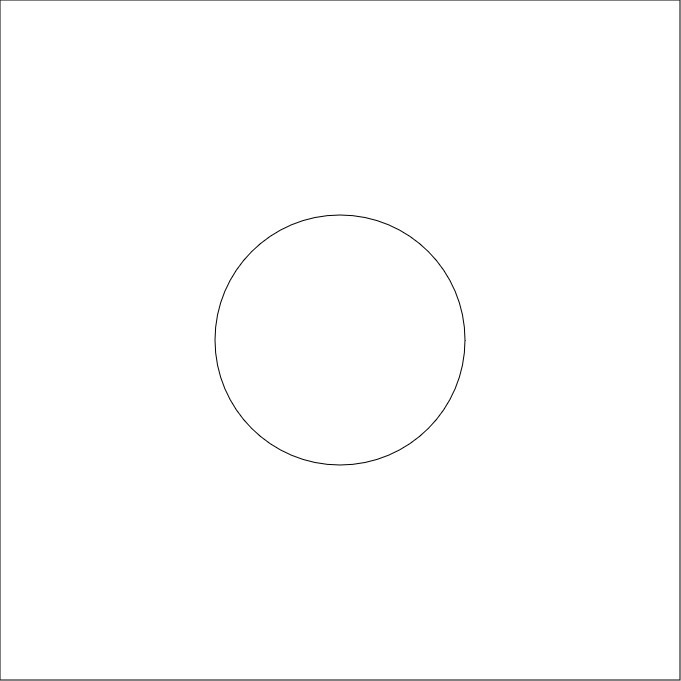
#> input picture images/circle.jpg, 681 x 681 px
$ python task1.py
#> lines starting #> are read from the running program, lines starting #| are printed output that depends on the picture; after the words box and inside, x2 and y2 are one past the last pixel; in counts of white or black regions, pixels touching at a corner belong together
import numpy as np
import cv2


def draw_circle(
        image_path: str,
        small_circle_radius_factor: int,
        final_image_path: str,
) -> np.ndarray:
    "Main function to draw 4 cirles based on the image"
    image = read_image(image_path)
    width, height, center_x, center_y = find_dimensions(image)
    large_circle_radius = _find_large_circle_radius(image, height, center_x)
    small_circle_radius = _find_small_circle_radius(large_circle_radius, small_circle_radius_factor)
    small_circle_position = _find_small_circle_postision(large_circle_radius, small_circle_radius, center_x, center_y)
    small_circles = _draw_small_circles(small_circle_position, small_circle_radius, height, width)
    combined_circle = _draw_large_circle(small_circles, large_circle_radius, center_x, center_y)
    if final_image_path:
        _save_small_circles(combined_circle, final_image_path)
    return small_circles


def read_image(image_path: str) -> np.ndarray:
    "Function to read an image"
#> called with image_path = 'images/circle.jpg'
    image = cv2.imread(image_path)
#> image is the input picture: shape (681, 681, 3); min 1, max 255, mean 253.4
    return image


def find_dimensions(image: np.ndarray) -> tuple:
    "Function to find dimensions"
    width, height = image.shape[:2]
#> width = 681; height = 681
    center_x = width // 2
#> center_x = 340
    center_y = height // 2
#> center_y = 340
#> in draw_circle, `width, height, center_x, center_y = find_dimensions(image)`: width = 681; center_x = 340
    return width, height, center_x, center_y


def _find_large_circle_radius(image: np.ndarray, height: int, center_x: int) -> int:
    "Returns the radius of the large circle"
#> called with height = 681, center_x = 340
    edge_y, break_y = None, None
    for y in range(height):
        pixel = image[y, center_x]
        if np.sum(np.abs(pixel - [255, 255, 255])) > 50:
            edge_y = y
            break
#> this loop made 1 pass
#> pixel on pass 1: [128, 128, 128]

    for y in range(edge_y + 1, height):
        pixel = image[y, center_x]
        if np.sum(np.abs(pixel - [255, 255, 255])) > 50:
            break_y = y
            break
#> this loop made 214 passes
#> pixel on passes 1 to 3: [255, 255, 255], [254, 254, 254], [255, 255, 255]

    if edge_y != None and break_y != None:
        large_radius = (break_y - edge_y) // 2
#> large_radius = 107
        return large_radius

    return None


def _find_small_circle_radius(large_circle_radius: int, small_circle_radius_factor: int) -> int:
    "Find the radius of small circles"
#> in draw_circle, `small_circle_radius = _find_small_circle_radius(large_circle_radius, s..`: small_circle_radius = 21
    return int(large_circle_radius / small_circle_radius_factor)


def _find_small_circle_postision(
        large_radius: int,
        small_radius: int,
        center_x: int,
        center_y: int,
) -> list:
    "Calculates the postition of small circles to be drawn"
#> called with large_radius = 107, small_radius = 21, center_x = 340, center_y = 340
    left_center = (center_x - large_radius - small_radius, center_y)
#> left_center = (212, 340)
    right_center = (center_x + large_radius + small_radius, center_y)
#> right_center = (468, 340)
    top_center = (center_x, center_y - large_radius - small_radius)
#> top_center = (340, 212)
    bottom_center = (center_x, center_y + large_radius + small_radius)
#> bottom_center = (340, 468)
#> in draw_circle, `small_circle_position = _find_small_circle_postision(large_circle_radi..`: small_circle_position = [(212, 340), (468, 340), (340, 212), (340, 468)]
    return [left_center, right_center, top_center, bottom_center]


def _draw_small_circles(
        small_circle_position: list,
        small_circle_radius: int,
        height: int,
        width: int,
) -> np.ndarray:
    "Create an empty image and draws 4 small circles based on the position passed to it"
#> called with small_circle_radius = 21, height = 681, width = 681
    new_image = np.ones((height, width, 3), dtype=np.uint8) * 255
    cv2.circle(new_image, small_circle_position[0], small_circle_radius, (0, 0, 0), 2)
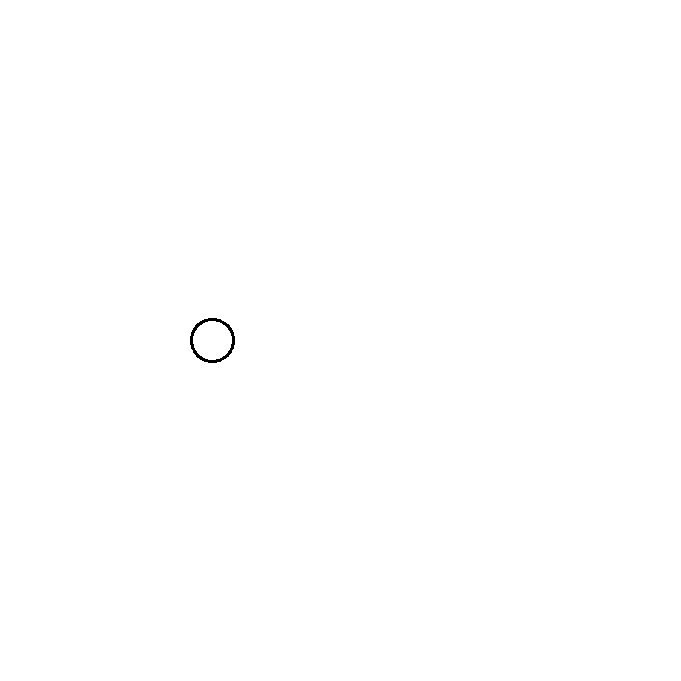
#> new_image: shape (681, 681, 3); 99.9% white; 1 black region, box (x1, y1, x2, y2) and area: (190, 318, 235, 363) 410
    cv2.circle(new_image, small_circle_position[1], small_circle_radius, (0, 0, 0), 2)
    cv2.circle(new_image, small_circle_position[2], small_circle_radius, (0, 0, 0), 2)
    cv2.circle(new_image, small_circle_position[3], small_circle_radius, (0, 0, 0), 2)
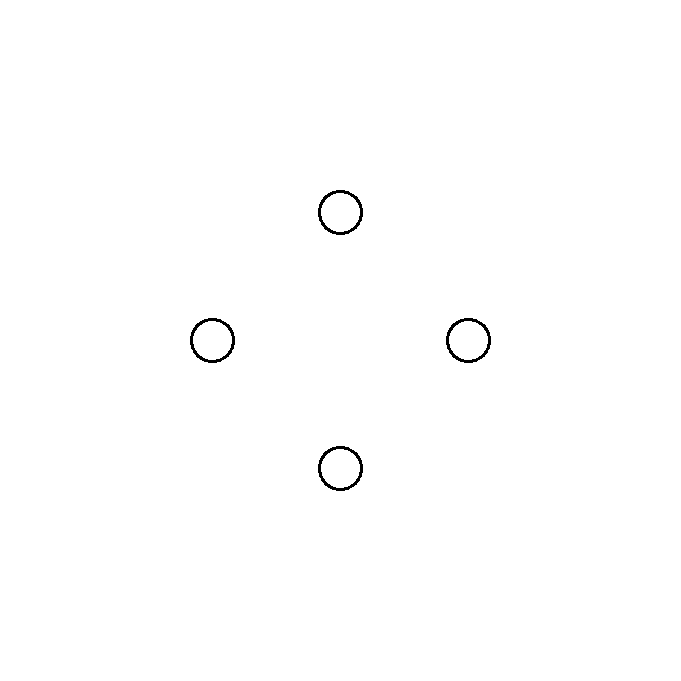
#> new_image: shape (681, 681, 3); 99.6% white; 4 black regions, box (x1, y1, x2, y2) and area: (318, 190, 363, 235) 410, (190, 318, 235, 363) 410, (446, 318, 491, 363) 410, (318, 446, 363, 491) 410
    return new_image


def _draw_large_circle(
        image: np.ndarray,
        large_circle_radius: int,
        center_x: int,
        center_y: int,
) -> np.ndarray:
    "takes the image with small circles and draws the initial circle given to us"
#> called with large_circle_radius = 107, center_x = 340, center_y = 340
    cv2.circle(image, (center_x, center_y), large_circle_radius, (0, 0, 0), 2)
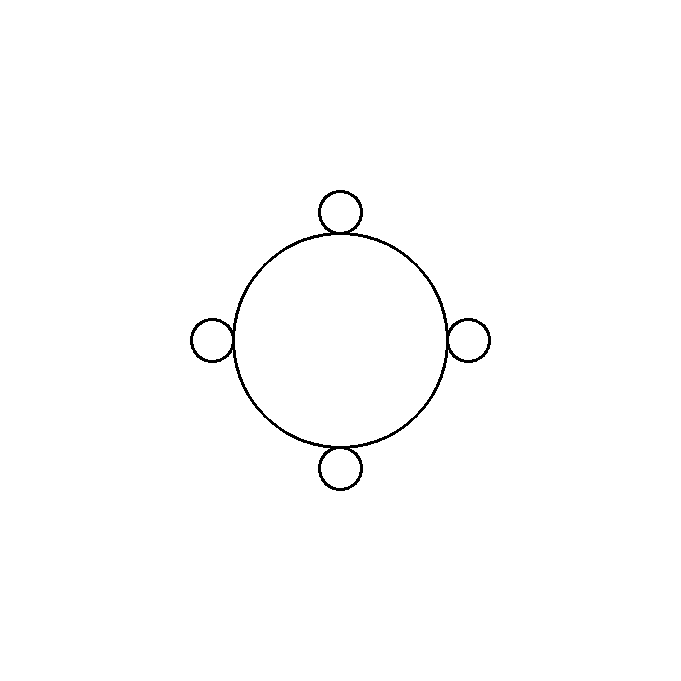
#> image: shape (681, 681, 3); 99.3% white; 1 black region, box (x1, y1, x2, y2) and area: (190, 190, 491, 491) 3426
    return image


def _save_small_circles(combined_circle: np.ndarray, final_image_path: str) -> None:
    "Saves the final image to the output final path"
    cv2.imwrite(final_image_path, combined_circle)


draw_circle('images/circle.jpg', 5, 'images/circles_output_clean.jpg')
